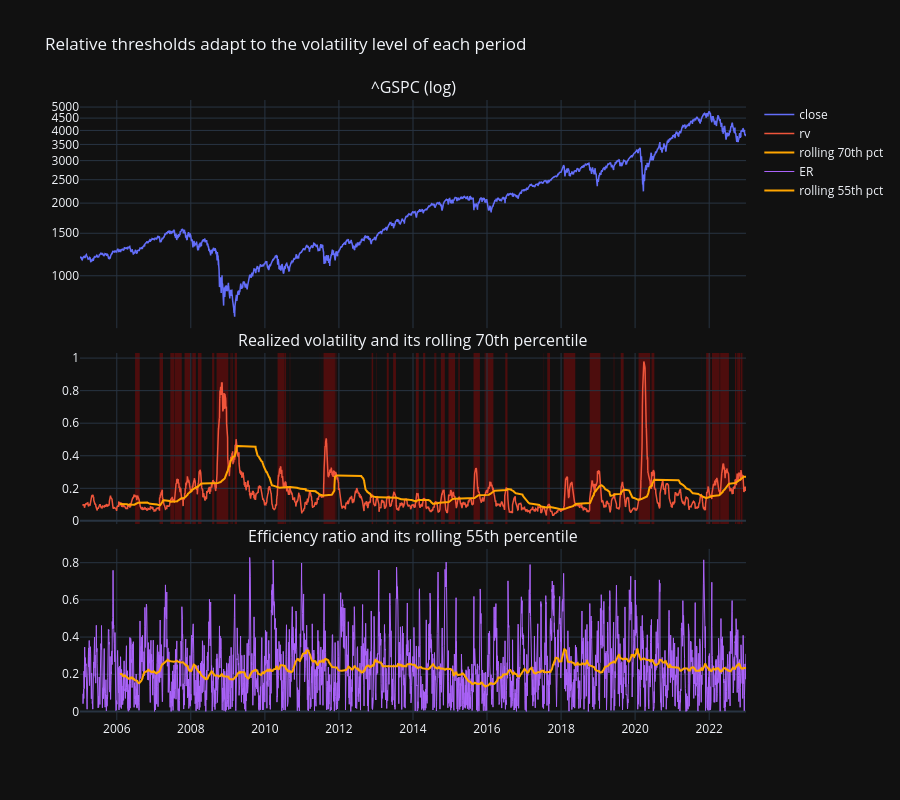

Notebook code cell kept with this figure:
### Code cell
# volatility: rv and its moving 70th percentile
thr_vol = ind.rv.rolling(PCT_WINDOW).quantile(VOL_Q)
high_vol_plain = (ind.rv > thr_vol)

fig = make_subplots(rows=3, cols=1, shared_xaxes=True, row_heights=[0.4, 0.3, 0.3], vertical_spacing=0.04,
                    subplot_titles=(f"{TICKER} (log)", "Realized volatility and its rolling 70th percentile", "Efficiency ratio and its rolling 55th percentile"))
fig.add_trace(go.Scatter(x=prices.index, y=prices.Close, name="close", line_width=1.5), row=1, col=1)
fig.add_trace(go.Scatter(x=ind.index, y=ind.rv, name="rv", line_width=1.5), row=2, col=1)
fig.add_trace(go.Scatter(x=ind.index, y=thr_vol, name="rolling 70th pct", line=dict(color="orange", width=2)), row=2, col=1)
fig.add_trace(go.Scatter(x=ind.index, y=ind.er, name="ER", line_width=1), row=3, col=1)
fig.add_trace(go.Scatter(x=ind.index, y=ind.er.rolling(PCT_WINDOW).quantile(DIR_Q), name="rolling 55th pct",
                         line=dict(color="orange", width=2)), row=3, col=1)
shade(fig, high_vol_plain.loc[T0:], "red", row=2, col=1)
fig.update_yaxes(type="log", row=1, col=1)
fig.update_layout(height=800, hovermode="x unified", title="Relative thresholds adapt to the volatility level of each period")
fig.show()

### Figure 1 — Plotly figure (JSON) as saved in the notebook; plotly's stock layout.template omitted (floating-point values rounded to 4 significant figures; data arrays with more than 128 entries replaced by an {"elided": "..."} marker saying what was removed)
{"data": [{"line": {"width": 1.5}, "name": "close", "type": "scatter", "x": {"elided": "4531 str values"}, "xaxis": "x", "y": {"elided": "4531 float values"}, "yaxis": "y"}, {"line": {"width": 1.5}, "name": "rv", "type": "scatter", "x": {"elided": "4531 str values"}, "xaxis": "x2", "y": {"elided": "4531 float values"}, "yaxis": "y2"}, {"line": {"color": "orange", "width": 2}, "name": "rolling 70th pct", "type": "scatter", "x": {"elided": "4531 str values"}, "xaxis": "x2", "y": {"elided": "4531 float values"}, "yaxis": "y2"}, {"line": {"width": 1}, "name": "ER", "type": "scatter", "x": {"elided": "4531 str values"}, "xaxis": "x3", "y": {"elided": "4531 float values"}, "yaxis": "y3"}, {"line": {"color": "orange", "width": 2}, "name": "rolling 55th pct", "type": "scatter", "x": {"elided": "4531 str values"}, "xaxis": "x3", "y": {"elided": "4531 float values"}, "yaxis": "y3"}], "layout": {"annotations": [{"font": {"size": 16}, "showarrow": false, "text": "^GSPC (log)", "x": 0.5, "xanchor": "center", "xref": "paper", "y": 1, "yanchor": "bottom", "yref": "paper"}, {"font": {"size": 16}, "showarrow": false, "text": "Realized volatility and its rolling 70th percentile", "x": 0.5, "xanchor": "center", "xref": "paper", "y": 0.592, "yanchor": "bottom", "yref": "paper"}, {"font": {"size": 16}, "showarrow": false, "text": "Efficiency ratio and its rolling 55th percentile", "x": 0.5, "xanchor": "center", "xref": "paper", "y": 0.276, "yanchor": "bottom", "yref": "paper"}], "height": 800, "hovermode": "x unified", "shapes": [{"fillcolor": "red", "layer": "below", "line": {"width": 0}, "opacity": 0.25, "type": "rect", "x0": "2006-06-30T00:00:00", "x1": "2006-08-15T00:00:00", "xref": "x2", "y0": 0, "y1": 1, "yref": "y2 domain"}, {"fillcolor": "red", "layer": "below", "line": {"width": 0}, "opacity": 0.25, "type": "rect", "x0": "2007-02-27T00:00:00", "x1": "2007-04-02T00:00:00", "xref": "x2", "y0": 0, "y1": 1, "yref": "y2 domain"}, {"fillcolor": "red", "layer": "below", "line": {"width": 0}, "opacity": 0.25, "type": "rect", "x0": "2007-06-13T00:00:00", "x1": "2007-07-20T00:00:00", "xref": "x2", "y0": 0, "y1": 1, "yref": "y2 domain"}, {"fillcolor": "red", "layer": "below", "line": {"width": 0}, "opacity": 0.25, "type": "rect", "x0": "2007-07-24T00:00:00", "x1": "2007-10-04T00:00:00", "xref": "x2", "y0": 0, "y1": 1, "yref": "y2 domain"}, {"fillcolor": "red", "layer": "below", "line": {"width": 0}, "opacity": 0.25, "type": "rect", "x0": "2007-10-26T00:00:00", "x1": "2007-10-26T00:00:00", "xref": "x2", "y0": 0, "y1": 1, "yref": "y2 domain"}, {"fillcolor": "red", "layer": "below", "line": {"width": 0}, "opacity": 0.25, "type": "rect", "x0": "2007-10-31T00:00:00", "x1": "2007-12-26T00:00:00", "xref": "x2", "y0": 0, "y1": 1, "yref": "y2 domain"}, {"fillcolor": "red", "layer": "below", "line": {"width": 0}, "opacity": 0.25, "type": "rect", "x0": "2008-01-02T00:00:00", "x1": "2008-01-04T00:00:00", "xref": "x2", "y0": 0, "y1": 1, "yref": "y2 domain"}, {"fillcolor": "red", "layer": "below", "line": {"width": 0}, "opacity": 0.25, "type": "rect", "x0": "2008-01-08T00:00:00", "x1": "2008-01-09T00:00:00", "xref": "x2", "y0": 0, "y1": 1, "yref": "y2 domain"}, {"fillcolor": "red", "layer": "below", "line": {"width": 0}, "opacity": 0.25, "type": "rect", "x0": "2008-01-15T00:00:00", "x1": "2008-02-20T00:00:00", "xref": "x2", "y0": 0, "y1": 1, "yref": "y2 domain"}, {"fillcolor": "red", "layer": "below", "line": {"width": 0}, "opacity": 0.25, "type": "rect", "x0": "2008-02-29T00:00:00", "x1": "2008-02-29T00:00:00", "xref": "x2", "y0": 0, "y1": 1, "yref": "y2 domain"}, {"fillcolor": "red", "layer": "below", "line": {"width": 0}, "opacity": 0.25, "type": "rect", "x0": "2008-03-11T00:00:00", "x1": "2008-04-16T00:00:00", "xref": "x2", "y0": 0, "y1": 1, "yref": "y2 domain"}, {"fillcolor": "red", "layer": "below", "line": {"width": 0}, "opacity": 0.25, "type": "rect", "x0": "2008-07-29T00:00:00", "x1": "2008-08-20T00:00:00", "xref": "x2", "y0": 0, "y1": 1, "yref": "y2 domain"}, {"fillcolor": "red", "layer": "below", "line": {"width": 0}, "opacity": 0.25, "type": "rect", "x0": "2008-09-11T00:00:00", "x1": "2009-01-05T00:00:00", "xref": "x2", "y0": 0, "y1": 1, "yref": "y2 domain"}, {"fillcolor": "red", "layer": "below", "line": {"width": 0}, "opacity": 0.25, "type": "rect", "x0": "2009-01-14T00:00:00", "x1": "2009-01-14T00:00:00", "xref": "x2", "y0": 0, "y1": 1, "yref": "y2 domain"}, {"fillcolor": "red", "layer": "below", "line": {"width": 0}, "opacity": 0.25, "type": "rect", "x0": "2009-01-21T00:00:00", "x1": "2009-01-23T00:00:00", "xref": "x2", "y0": 0, "y1": 1, "yref": "y2 domain"}, {"fillcolor": "red", "layer": "below", "line": {"width": 0}, "opacity": 0.25, "type": "rect", "x0": "2009-01-27T00:00:00", "x1": "2009-01-30T00:00:00", "xref": "x2", "y0": 0, "y1": 1, "yref": "y2 domain"}, {"fillcolor": "red", "layer": "below", "line": {"width": 0}, "opacity": 0.25, "type": "rect", "x0": "2009-02-03T00:00:00", "x1": "2009-02-04T00:00:00", "xref": "x2", "y0": 0, "y1": 1, "yref": "y2 domain"}, {"fillcolor": "red", "layer": "below", "line": {"width": 0}, "opacity": 0.25, "type": "rect", "x0": "2009-02-06T00:00:00", "x1": "2009-02-17T00:00:00", "xref": "x2", "y0": 0, "y1": 1, "yref": "y2 domain"}, {"fillcolor": "red", "layer": "below", "line": {"width": 0}, "opacity": 0.25, "type": "rect", "x0": "2009-02-24T00:00:00", "x1": "2009-02-24T00:00:00", "xref": "x2", "y0": 0, "y1": 1, "yref": "y2 domain"}, {"fillcolor": "red", "layer": "below", "line": {"width": 0}, "opacity": 0.25, "type": "rect", "x0": "2009-03-05T00:00:00", "x1": "2009-03-06T00:00:00", "xref": "x2", "y0": 0, "y1": 1, "yref": "y2 domain"}, {"fillcolor": "red", "layer": "below", "line": {"width": 0}, "opacity": 0.25, "type": "rect", "x0": "2009-03-10T00:00:00", "x1": "2009-04-01T00:00:00", "xref": "x2", "y0": 0, "y1": 1, "yref": "y2 domain"}, {"fillcolor": "red", "layer": "below", "line": {"width": 0}, "opacity": 0.25, "type": "rect", "x0": "2010-05-06T00:00:00", "x1": "2010-07-13T00:00:00", "xref": "x2", "y0": 0, "y1": 1, "yref": "y2 domain"}, {"fillcolor": "red", "layer": "below", "line": {"width": 0}, "opacity": 0.25, "type": "rect", "x0": "2010-07-16T00:00:00", "x1": "2010-07-28T00:00:00", "xref": "x2", "y0": 0, "y1": 1, "yref": "y2 domain"}, {"fillcolor": "red", "layer": "below", "line": {"width": 0}, "opacity": 0.25, "type": "rect", "x0": "2010-08-02T00:00:00", "x1": "2010-08-03T00:00:00", "xref": "x2", "y0": 0, "y1": 1, "yref": "y2 domain"}, {"fillcolor": "red", "layer": "below", "line": {"width": 0}, "opacity": 0.25, "type": "rect", "x0": "2010-08-11T00:00:00", "x1": "2010-08-12T00:00:00", "xref": "x2", "y0": 0, "y1": 1, "yref": "y2 domain"}, {"fillcolor": "red", "layer": "below", "line": {"width": 0}, "opacity": 0.25, "type": "rect", "x0": "2010-09-03T00:00:00", "x1": "2010-09-08T00:00:00", "xref": "x2", "y0": 0, "y1": 1, "yref": "y2 domain"}, {"fillcolor": "red", "layer": "below", "line": {"width": 0}, "opacity": 0.25, "type": "rect", "x0": "2011-03-21T00:00:00", "x1": "2011-03-21T00:00:00", "xref": "x2", "y0": 0, "y1": 1, "yref": "y2 domain"}, {"fillcolor": "red", "layer": "below", "line": {"width": 0}, "opacity": 0.25, "type": "rect", "x0": "2011-06-27T00:00:00", "x1": "2011-06-28T00:00:00", "xref": "x2", "y0": 0, "y1": 1, "yref": "y2 domain"}, {"fillcolor": "red", "layer": "below", "line": {"width": 0}, "opacity": 0.25, "type": "rect", "x0": "2011-07-11T00:00:00", "x1": "2011-07-12T00:00:00", "xref": "x2", "y0": 0, "y1": 1, "yref": "y2 domain"}, {"fillcolor": "red", "layer": "below", "line": {"width": 0}, "opacity": 0.25, "type": "rect", "x0": "2011-07-19T00:00:00", "x1": "2011-07-19T00:00:00", "xref": "x2", "y0": 0, "y1": 1, "yref": "y2 domain"}, {"fillcolor": "red", "layer": "below", "line": {"width": 0}, "opacity": 0.25, "type": "rect", "x0": "2011-07-27T00:00:00", "x1": "2011-07-28T00:00:00", "xref": "x2", "y0": 0, "y1": 1, "yref": "y2 domain"}, {"fillcolor": "red", "layer": "below", "line": {"width": 0}, "opacity": 0.25, "type": "rect", "x0": "2011-08-02T00:00:00", "x1": "2011-11-23T00:00:00", "xref": "x2", "y0": 0, "y1": 1, "yref": "y2 domain"}, {"fillcolor": "red", "layer": "below", "line": {"width": 0}, "opacity": 0.25, "type": "rect", "x0": "2011-11-28T00:00:00", "x1": "2011-12-07T00:00:00", "xref": "x2", "y0": 0, "y1": 1, "yref": "y2 domain"}, {"fillcolor": "red", "layer": "below", "line": {"width": 0}, "opacity": 0.25, "type": "rect", "x0": "2012-11-19T00:00:00", "x1": "2012-12-04T00:00:00", "xref": "x2", "y0": 0, "y1": 1, "yref": "y2 domain"}, {"fillcolor": "red", "layer": "below", "line": {"width": 0}, "opacity": 0.25, "type": "rect", "x0": "2013-01-07T00:00:00", "x1": "2013-01-11T00:00:00", "xref": "x2", "y0": 0, "y1": 1, "yref": "y2 domain"}, {"fillcolor": "red", "layer": "below", "line": {"width": 0}, "opacity": 0.25, "type": "rect", "x0": "2013-04-17T00:00:00", "x1": "2013-05-07T00:00:00", "xref": "x2", "y0": 0, "y1": 1, "yref": "y2 domain"}, {"fillcolor": "red", "layer": "below", "line": {"width": 0}, "opacity": 0.25, "type": "rect", "x0": "2013-05-09T00:00:00", "x1": "2013-05-09T00:00:00", "xref": "x2", "y0": 0, "y1": 1, "yref": "y2 domain"}, {"fillcolor": "red", "layer": "below", "line": {"width": 0}, "opacity": 0.25, "type": "rect", "x0": "2013-06-19T00:00:00", "x1": "2013-07-17T00:00:00", "xref": "x2", "y0": 0, "y1": 1, "yref": "y2 domain"}, {"fillcolor": "red", "layer": "below", "line": {"width": 0}, "opacity": 0.25, "type": "rect", "x0": "2013-10-17T00:00:00", "x1": "2013-10-17T00:00:00", "xref": "x2", "y0": 0, "y1": 1, "yref": "y2 domain"}, {"fillcolor": "red", "layer": "below", "line": {"width": 0}, "opacity": 0.25, "type": "rect", "x0": "2014-01-29T00:00:00", "x1": "2014-02-27T00:00:00", "xref": "x2", "y0": 0, "y1": 1, "yref": "y2 domain"}, {"fillcolor": "red", "layer": "below", "line": {"width": 0}, "opacity": 0.25, "type": "rect", "x0": "2014-03-03T00:00:00", "x1": "2014-03-03T00:00:00", "xref": "x2", "y0": 0, "y1": 1, "yref": "y2 domain"}, {"fillcolor": "red", "layer": "below", "line": {"width": 0}, "opacity": 0.25, "type": "rect", "x0": "2014-04-10T00:00:00", "x1": "2014-05-02T00:00:00", "xref": "x2", "y0": 0, "y1": 1, "yref": "y2 domain"}, {"fillcolor": "red", "layer": "below", "line": {"width": 0}, "opacity": 0.25, "type": "rect", "x0": "2014-07-31T00:00:00", "x1": "2014-08-14T00:00:00", "xref": "x2", "y0": 0, "y1": 1, "yref": "y2 domain"}, {"fillcolor": "red", "layer": "below", "line": {"width": 0}, "opacity": 0.25, "type": "rect", "x0": "2014-08-18T00:00:00", "x1": "2014-08-21T00:00:00", "xref": "x2", "y0": 0, "y1": 1, "yref": "y2 domain"}, {"fillcolor": "red", "layer": "below", "line": {"width": 0}, "opacity": 0.25, "type": "rect", "x0": "2014-08-25T00:00:00", "x1": "2014-08-25T00:00:00", "xref": "x2", "y0": 0, "y1": 1, "yref": "y2 domain"}, {"fillcolor": "red", "layer": "below", "line": {"width": 0}, "opacity": 0.25, "type": "rect", "x0": "2014-10-03T00:00:00", "x1": "2014-11-11T00:00:00", "xref": "x2", "y0": 0, "y1": 1, "yref": "y2 domain"}, {"fillcolor": "red", "layer": "below", "line": {"width": 0}, "opacity": 0.25, "type": "rect", "x0": "2014-12-17T00:00:00", "x1": "2015-02-20T00:00:00", "xref": "x2", "y0": 0, "y1": 1, "yref": "y2 domain"}, {"fillcolor": "red", "layer": "below", "line": {"width": 0}, "opacity": 0.25, "type": "rect", "x0": "2015-03-25T00:00:00", "x1": "2015-04-07T00:00:00", "xref": "x2", "y0": 0, "y1": 1, "yref": "y2 domain"}, {"fillcolor": "red", "layer": "below", "line": {"width": 0}, "opacity": 0.25, "type": "rect", "x0": "2015-07-13T00:00:00", "x1": "2015-07-13T00:00:00", "xref": "x2", "y0": 0, "y1": 1, "yref": "y2 domain"}, {"fillcolor": "red", "layer": "below", "line": {"width": 0}, "opacity": 0.25, "type": "rect", "x0": "2015-07-16T00:00:00", "x1": "2015-07-16T00:00:00", "xref": "x2", "y0": 0, "y1": 1, "yref": "y2 domain"}, {"fillcolor": "red", "layer": "below", "line": {"width": 0}, "opacity": 0.25, "type": "rect", "x0": "2015-08-21T00:00:00", "x1": "2015-10-23T00:00:00", "xref": "x2", "y0": 0, "y1": 1, "yref": "y2 domain"}, {"fillcolor": "red", "layer": "below", "line": {"width": 0}, "opacity": 0.25, "type": "rect", "x0": "2015-12-07T00:00:00", "x1": "2015-12-07T00:00:00", "xref": "x2", "y0": 0, "y1": 1, "yref": "y2 domain"}, {"fillcolor": "red", "layer": "below", "line": {"width": 0}, "opacity": 0.25, "type": "rect", "x0": "2015-12-09T00:00:00", "x1": "2015-12-14T00:00:00", "xref": "x2", "y0": 0, "y1": 1, "yref": "y2 domain"}, {"fillcolor": "red", "layer": "below", "line": {"width": 0}, "opacity": 0.25, "type": "rect", "x0": "2015-12-16T00:00:00", "x1": "2016-03-04T00:00:00", "xref": "x2", "y0": 0, "y1": 1, "yref": "y2 domain"}, {"fillcolor": "red", "layer": "below", "line": {"width": 0}, "opacity": 0.25, "type": "rect", "x0": "2016-06-29T00:00:00", "x1": "2016-07-21T00:00:00", "xref": "x2", "y0": 0, "y1": 1, "yref": "y2 domain"}, {"fillcolor": "red", "layer": "below", "line": {"width": 0}, "opacity": 0.25, "type": "rect", "x0": "2017-07-14T00:00:00", "x1": "2017-07-17T00:00:00", "xref": "x2", "y0": 0, "y1": 1, "yref": "y2 domain"}, {"fillcolor": "red", "layer": "below", "line": {"width": 0}, "opacity": 0.25, "type": "rect", "x0": "2017-08-17T00:00:00", "x1": "2017-09-14T00:00:00", "xref": "x2", "y0": 0, "y1": 1, "yref": "y2 domain"}, {"fillcolor": "red", "layer": "below", "line": {"width": 0}, "opacity": 0.25, "type": "rect", "x0": "2018-01-26T00:00:00", "x1": "2018-05-21T00:00:00", "xref": "x2", "y0": 0, "y1": 1, "yref": "y2 domain"}, {"fillcolor": "red", "layer": "below", "line": {"width": 0}, "opacity": 0.25, "type": "rect", "x0": "2018-05-30T00:00:00", "x1": "2018-05-30T00:00:00", "xref": "x2", "y0": 0, "y1": 1, "yref": "y2 domain"}, {"fillcolor": "red", "layer": "below", "line": {"width": 0}, "opacity": 0.25, "type": "rect", "x0": "2018-06-01T00:00:00", "x1": "2018-06-01T00:00:00", "xref": "x2", "y0": 0, "y1": 1, "yref": "y2 domain"}, {"fillcolor": "red", "layer": "below", "line": {"width": 0}, "opacity": 0.25, "type": "rect", "x0": "2018-06-25T00:00:00", "x1": "2018-06-25T00:00:00", "xref": "x2", "y0": 0, "y1": 1, "yref": "y2 domain"}, {"fillcolor": "red", "layer": "below", "line": {"width": 0}, "opacity": 0.25, "type": "rect", "x0": "2018-10-10T00:00:00", "x1": "2019-01-24T00:00:00", "xref": "x2", "y0": 0, "y1": 1, "yref": "y2 domain"}, {"fillcolor": "red", "layer": "below", "line": {"width": 0}, "opacity": 0.25, "type": "rect", "x0": "2019-06-04T00:00:00", "x1": "2019-06-10T00:00:00", "xref": "x2", "y0": 0, "y1": 1, "yref": "y2 domain"}, {"fillcolor": "red", "layer": "below", "line": {"width": 0}, "opacity": 0.25, "type": "rect", "x0": "2019-08-12T00:00:00", "x1": "2019-09-10T00:00:00", "xref": "x2", "y0": 0, "y1": 1, "yref": "y2 domain"}, {"fillcolor": "red", "layer": "below", "line": {"width": 0}, "opacity": 0.25, "type": "rect", "x0": "2020-02-04T00:00:00", "x1": "2020-05-29T00:00:00", "xref": "x2", "y0": 0, "y1": 1, "yref": "y2 domain"}, {"fillcolor": "red", "layer": "below", "line": {"width": 0}, "opacity": 0.25, "type": "rect", "x0": "2020-06-11T00:00:00", "x1": "2020-07-09T00:00:00", "xref": "x2", "y0": 0, "y1": 1, "yref": "y2 domain"}, {"fillcolor": "red", "layer": "below", "line": {"width": 0}, "opacity": 0.25, "type": "rect", "x0": "2021-10-14T00:00:00", "x1": "2021-10-15T00:00:00", "xref": "x2", "y0": 0, "y1": 1, "yref": "y2 domain"}, {"fillcolor": "red", "layer": "below", "line": {"width": 0}, "opacity": 0.25, "type": "rect", "x0": "2021-12-02T00:00:00", "x1": "2022-01-12T00:00:00", "xref": "x2", "y0": 0, "y1": 1, "yref": "y2 domain"}, {"fillcolor": "red", "layer": "below", "line": {"width": 0}, "opacity": 0.25, "type": "rect", "x0": "2022-01-18T00:00:00", "x1": "2022-01-19T00:00:00", "xref": "x2", "y0": 0, "y1": 1, "yref": "y2 domain"}, {"fillcolor": "red", "layer": "below", "line": {"width": 0}, "opacity": 0.25, "type": "rect", "x0": "2022-01-28T00:00:00", "x1": "2022-04-14T00:00:00", "xref": "x2", "y0": 0, "y1": 1, "yref": "y2 domain"}, {"fillcolor": "red", "layer": "below", "line": {"width": 0}, "opacity": 0.25, "type": "rect", "x0": "2022-04-19T00:00:00", "x1": "2022-07-15T00:00:00", "xref": "x2", "y0": 0, "y1": 1, "yref": "y2 domain"}, {"fillcolor": "red", "layer": "below", "line": {"width": 0}, "opacity": 0.25, "type": "rect", "x0": "2022-09-13T00:00:00", "x1": "2022-09-23T00:00:00", "xref": "x2", "y0": 0, "y1": 1, "yref": "y2 domain"}, {"fillcolor": "red", "layer": "below", "line": {"width": 0}, "opacity": 0.25, "type": "rect", "x0": "2022-09-29T00:00:00", "x1": "2022-10-10T00:00:00", "xref": "x2", "y0": 0, "y1": 1, "yref": "y2 domain"}, {"fillcolor": "red", "layer": "below", "line": {"width": 0}, "opacity": 0.25, "type": "rect", "x0": "2022-10-13T00:00:00", "x1": "2022-11-04T00:00:00", "xref": "x2", "y0": 0, "y1": 1, "yref": "y2 domain"}, {"fillcolor": "red", "layer": "below", "line": {"width": 0}, "opacity": 0.25, "type": "rect", "x0": "2022-11-09T00:00:00", "x1": "2022-11-25T00:00:00", "xref": "x2", "y0": 0, "y1": 1, "yref": "y2 domain"}, {"fillcolor": "red", "layer": "below", "line": {"width": 0}, "opacity": 0.25, "type": "rect", "x0": "2022-11-30T00:00:00", "x1": "2022-11-30T00:00:00", "xref": "x2", "y0": 0, "y1": 1, "yref": "y2 domain"}, {"fillcolor": "red", "layer": "below", "line": {"width": 0}, "opacity": 0.25, "type": "rect", "x0": "2022-12-06T00:00:00", "x1": "2022-12-07T00:00:00", "xref": "x2", "y0": 0, "y1": 1, "yref": "y2 domain"}], "title": {"text": "Relative thresholds adapt to the volatility level of each period"}, "xaxis": {"anchor": "y", "domain": [0, 1], "matches": "x3", "showticklabels": false}, "xaxis2": {"anchor": "y2", "domain": [0, 1], "matches": "x3", "showticklabels": false}, "xaxis3": {"anchor": "y3", "domain": [0, 1]}, "yaxis": {"anchor": "x", "domain": [0.632, 1], "type": "log"}, "yaxis2": {"anchor": "x2", "domain": [0.316, 0.592]}, "yaxis3": {"anchor": "x3", "domain": [0, 0.276]}}}
